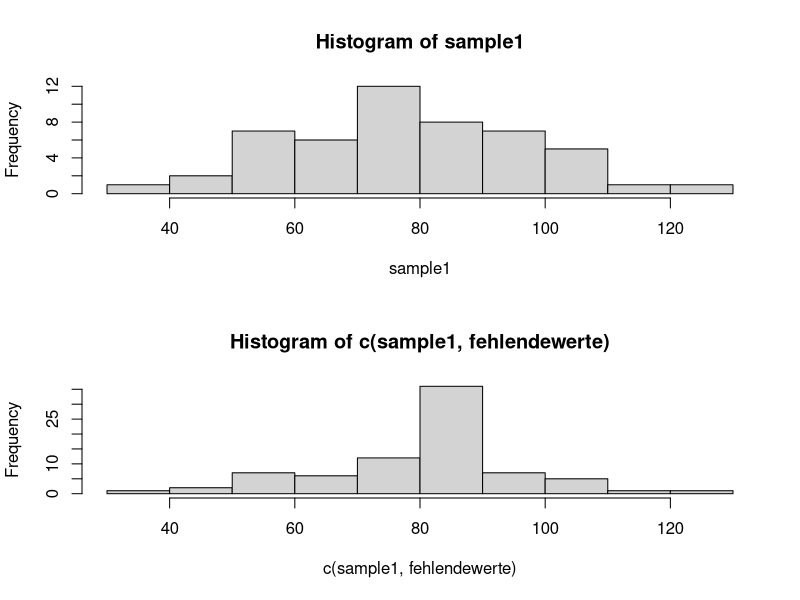

Here is the R script that generated this plot:

sample1=rnorm(50,76.8,19.8)
par(mfrow=c(2,1))
hist(sample1)
fehlendewerte=c(rep(90,28))
hist(c(sample1,fehlendewerte))

mean(c(sample1,fehlendewerte))
sd(c(sample1,fehlendewerte))





x1=70.3
x2=76.8
n1=51
n2=80
  
sd1=16.7
sd2=19.8



twosample_z<-function(x1,x2,n1,n2,sd1,sd2){z=(x1-x2)/sqrt( (sd1^2/n1) + (sd2^2/n2) );p=2*pnorm(-abs(z));return(list(z_wert=z,p_value=p))}

for (i in c(seq(76.8,100,by=0.1))){print(twosample_z(x1,i,n1,n2,sd1,sd2));print(i)}


pnorm(-1.96,0,1)
